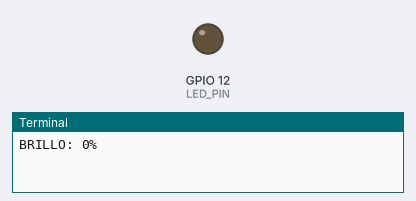
Bench run of a program on a simulated Raspberry Pi (BCM pin numbers). Shown: output pins drawn as LEDs (lit = HIGH), the last lines printed to the terminal.

Above: at 0.05 s.
At 4.75 s:
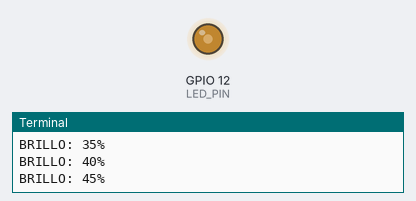
At 9.45 s:
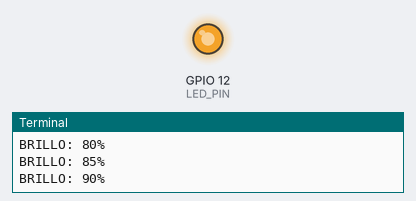
At 18.95 s:
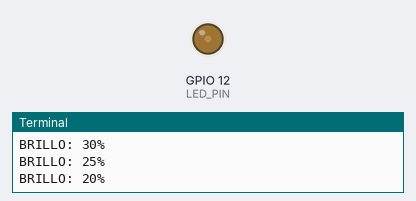
Timing chart, 0 to 27.3 s (numbered marks = the images above):
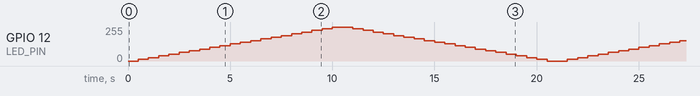

The program:

pwm_led.py
```python
import  RPi.GPIO as GPIO # LIBRERIA DE LOS PUERTOS PRINCIPALES
import time # libreria para pausas en el codigo

LED_PIN = 12 # PIN DONDE ESTA EL LED

GPIO.setmode(GPIO.BCM) # numeracion bcm
GPIO.setup(LED_PIN, GPIO.OUT) # PIN 12 COMO SALIDA

pwm = GPIO.PWM(LED_PIN, 1000) #PERIODO DE 1KHZ
pwm.start(0)# INICIA EL PUERTO EN 0
try:
    while True:
        # rutina para aumentar la intensidad del led
        for duty in range (0 , 101 ,5): # aumenta de 5 en 5 la cuenta
            pwm.ChangeDutyCycle(duty)
            print( f"BRILLO: {duty}%")
            time.sleep(0.5)

        # programa para disminuir la intencidad del led
        for duty in range (100 , -1 ,-5): # decrementa de 5 en 5 la cuenta
            pwm.ChangeDutyCycle(duty)
            print( f"BRILLO: {duty}%")
            time.sleep(0.5)

except KeyboardInterrupt :
    print("programa detenido")


finally:
    pwm.stop()
    GPIO.cleanup()
```
